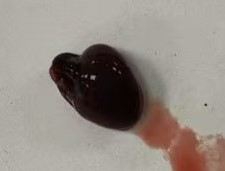
#> input picture 短学期/血涂片/20260711组织切片/器官/心.jpg, 225 x 171 px
$ python analyze_colors.py
#> lines starting #> are read from the running program, lines starting #| are printed output that depends on the picture; long printed decimals are rounded
import os
import cv2
import numpy as np

def analyze():
    current_dir = os.path.dirname(os.path.abspath(__file__))
    img_path = os.path.join(current_dir, "心.jpg")
    img = cv2.imdecode(np.fromfile(img_path, dtype=np.uint8), cv2.IMREAD_COLOR)
#> img is the input picture: shape (171, 225, 3); mean B, G, R 131.4, 138.8, 147.2
    h, w, c = img.shape
#> h = 171; w = 225; c = 3
    print(f"Image Size: {w}x{h}")
#| Image Size: 225x171

    # 转换为灰度
    gray = cv2.cvtColor(img, cv2.COLOR_BGR2GRAY)
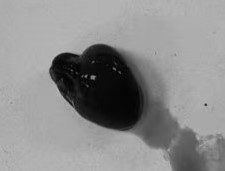
#> gray: shape (171, 225); min 2, max 192, mean 140.4

    # 打印一些统计数据
    print(f"Min Gray: {np.min(gray)}")
#| Min Gray: 2
    print(f"Max Gray: {np.max(gray)}")
#| Max Gray: 192
    print(f"Mean Gray: {np.mean(gray)}")
#| Mean Gray: 140.386

    # 打印中心 200x200 的统计数据
    cx, cy = w // 2, h // 2
#> cx = 112; cy = 85
    center_roi = gray[cy-100:cy+100, cx-100:cx+100]
    print(f"Center 200x200 ROI - Min Gray: {np.min(center_roi)}, Mean Gray: {np.mean(center_roi)}")
#| Center 200x200 ROI - Min Gray: 70, Mean Gray: 157.213

    # 找出全图最暗的 1000 个像素的坐标均值，看看是不是在器官中心
    flat_indices = np.argsort(gray.flatten())
    # 前 2000 个最暗的像素
    ys, xs = np.unravel_index(flat_indices[:2000], gray.shape)
#> ys = 2000 values, max 121 at index 1575, min 54 at index 1615, mean 91.54; xs = 2000 values, max 138 at index 895, min 55 at index 1677, mean 109.1
    mean_x = int(np.mean(xs))
#> mean_x = 109
    mean_y = int(np.mean(ys))
#> mean_y = 91
    print(f"Mean coordinate of 2000 darkest pixels: ({mean_x}, {mean_y})")
#| Mean coordinate of 2000 darkest pixels: (109, 91)

if __name__ == "__main__":
    analyze()

$ run again, with 短学期/血涂片/20260711组织切片/器官/修整.jpg copied over 短学期/血涂片/20260711组织切片/器官/心.jpg
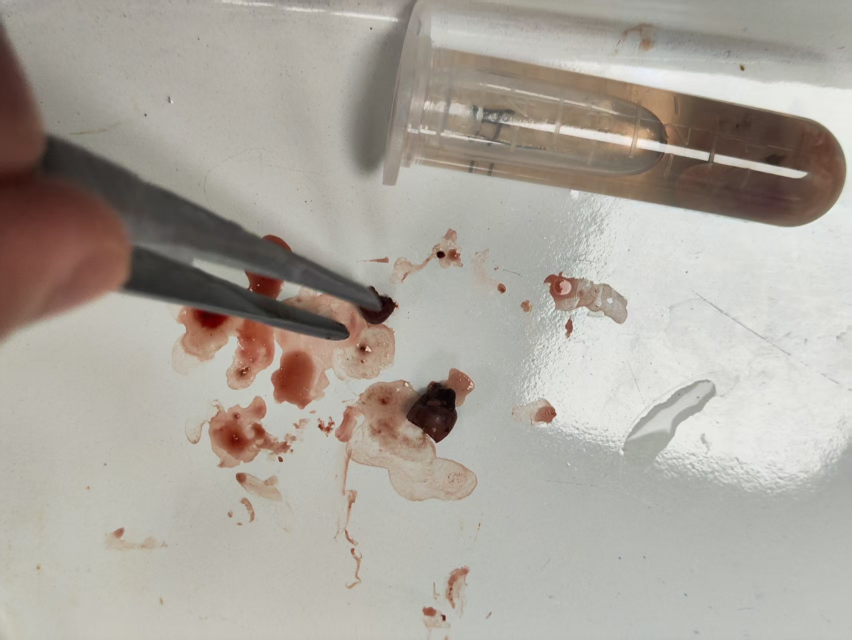
#> input picture 短学期/血涂片/20260711组织切片/器官/修整.jpg, 1704 x 1279 px (shown at 1/2 size)
#> in analyze, img is the input picture: shape (1279, 1704, 3); mean B, G, R 157.3, 165.7, 171.5
#| Image Size: 1704x1279
#> in analyze, `gray = cv2.cvtColor(img, cv2.COLOR_BGR2GRAY)`:
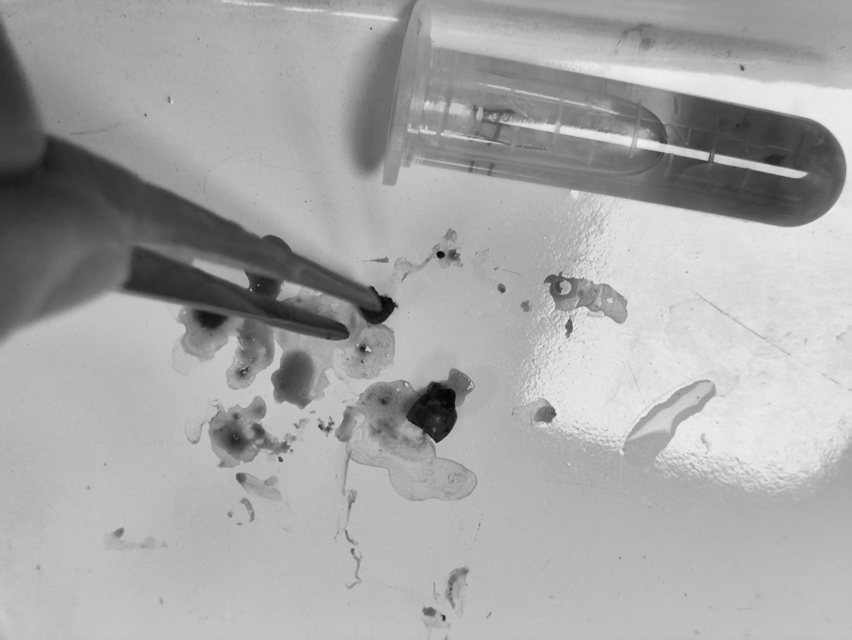
#> gray: shape (1279, 1704) (shown at 1/2 size); min 2, max 244, mean 166.5
#| Min Gray: 2
#| Max Gray: 244
#| Mean Gray: 166.481
#> in analyze, `center_roi = gray[cy-100:cy+100, cx-100:cx+100]`:
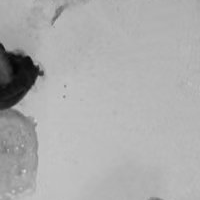
#> center_roi: shape (200, 200); min 5, max 213, mean 172.3
#| Center 200x200 ROI - Min Gray: 5, Mean Gray: 172.3217
#> ys = 2000 values, max 863 at index 771, min 504 at index 575, mean 757.4; xs = 2000 values, max 909 at index 1235, min 406 at index 1842, mean 859.6
#> mean_x = 859
#> mean_y = 757
#| Mean coordinate of 2000 darkest pixels: (859, 757)

$ run again, with 短学期/血涂片/20260711组织切片/器官/修整结果.jpg copied over 短学期/血涂片/20260711组织切片/器官/心.jpg
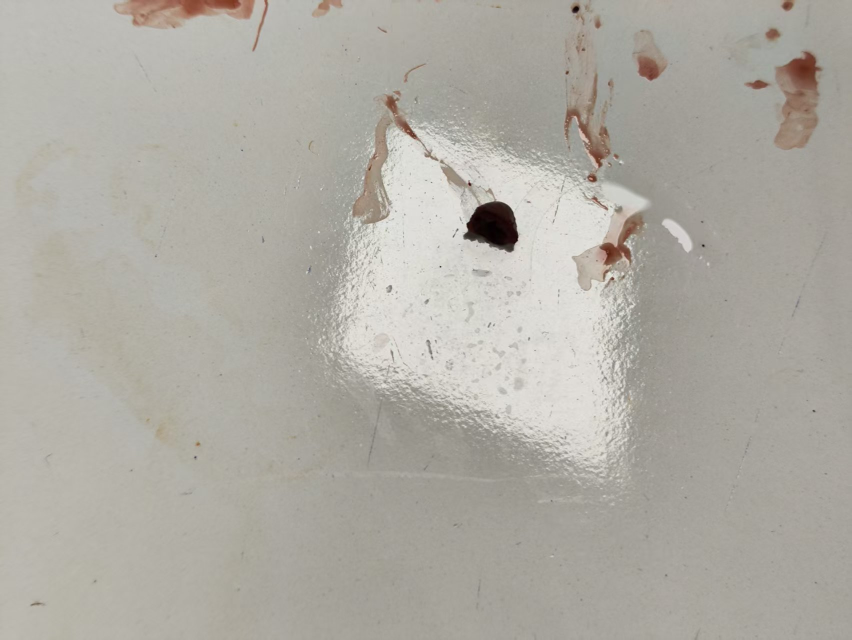
#> input picture 短学期/血涂片/20260711组织切片/器官/修整结果.jpg, 1704 x 1279 px (shown at 1/2 size)
#> in analyze, img is the input picture: shape (1279, 1704, 3); mean B, G, R 163.8, 171.8, 175.1
#| Image Size: 1704x1279
#| Min Gray: 1
#| Max Gray: 242
#| Mean Gray: 171.853
#> in analyze, `center_roi = gray[cy-100:cy+100, cx-100:cx+100]`:
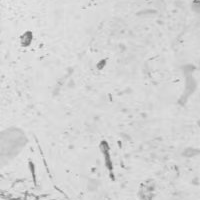
#> center_roi: shape (200, 200); min 101, max 236, mean 212.1
#| Center 200x200 ROI - Min Gray: 101, Mean Gray: 212.0617
#> ys = 2000 values, max 488 at index 1177, min 15 at index 1186, mean 456; xs = 2000 values, max 1155 at index 845, min 947 at index 1649, mean 982.5
#> mean_x = 982
#> mean_y = 456
#| Mean coordinate of 2000 darkest pixels: (982, 456)

$ run again, with 短学期/血涂片/20260711组织切片/器官/管子.jpg copied over 短学期/血涂片/20260711组织切片/器官/心.jpg
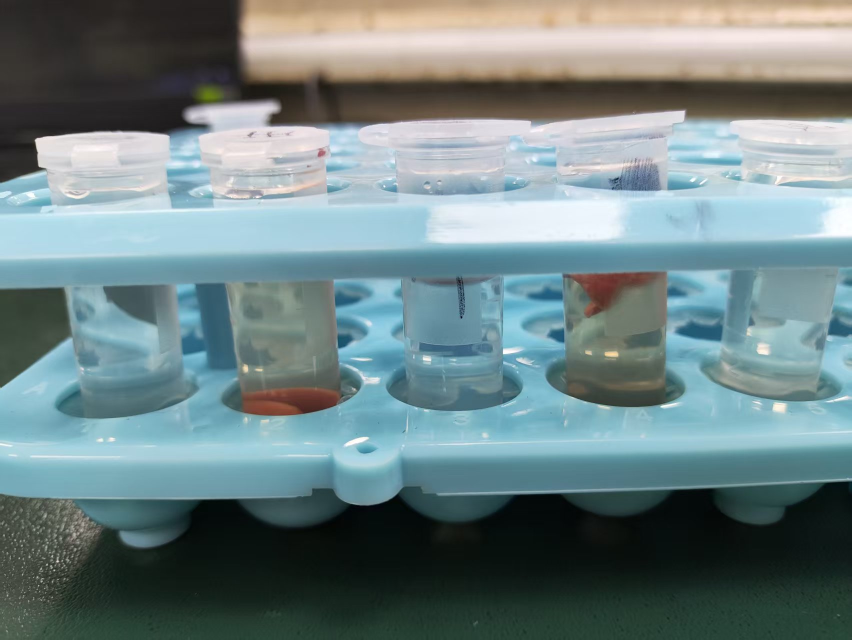
#> input picture 短学期/血涂片/20260711组织切片/器官/管子.jpg, 1704 x 1279 px (shown at 1/2 size)
#> in analyze, img is the input picture: shape (1279, 1704, 3); mean B, G, R 132.8, 131.1, 111.4
#| Image Size: 1704x1279
#> in analyze, `gray = cv2.cvtColor(img, cv2.COLOR_BGR2GRAY)`:
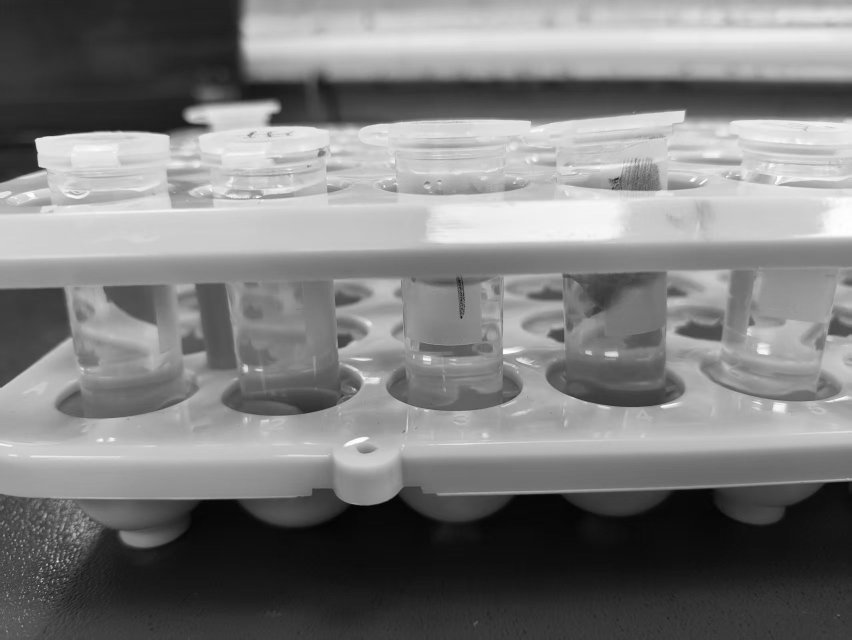
#> gray: shape (1279, 1704) (shown at 1/2 size); min 1, max 255, mean 125.4
#| Min Gray: 1
#| Max Gray: 255
#| Mean Gray: 125.366
#> in analyze, `center_roi = gray[cy-100:cy+100, cx-100:cx+100]`:
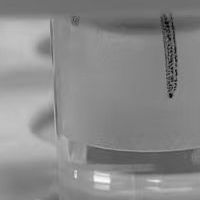
#> center_roi: shape (200, 200); min 1, max 251, mean 137.1
#| Center 200x200 ROI - Min Gray: 1, Mean Gray: 137.0837
#> ys = 2000 values, max 1070 at index 1797, min 562 at index 119, mean 1030; xs = 2000 values, max 1448 at index 669, min 370 at index 1797, mean 832
#> mean_x = 831
#> mean_y = 1030
#| Mean coordinate of 2000 darkest pixels: (831, 1030)
